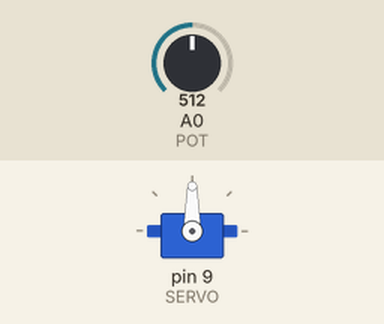
A program run on a simulated Arduino Uno, built with avr-gcc and run on an emulated ATmega328P. Parts: servo. Inputs (shaded band) come from the test bench; at power-on: A0 (POT) = 512. What the program prints to the serial monitor is not drawn.

Above: at 5.0 s.
5.1 s: A0 (POT) set to 716
At 6.2 s:
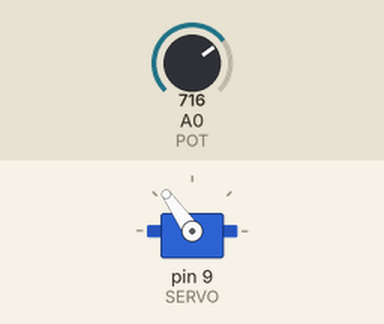
6.6 s: A0 (POT) set to 900
At 7.5 s:
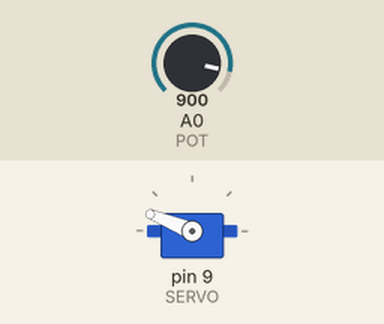
8.1 s: A0 (POT) set to 306
At 8.8 s:
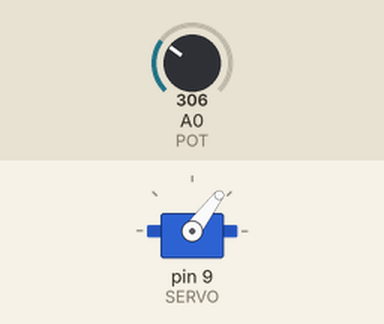
9.6 s: A0 (POT) set to 170
At 10.0 s:
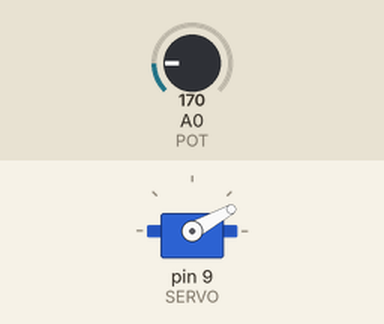
11.1 s: A0 (POT) set to 0
At 12.3 s:
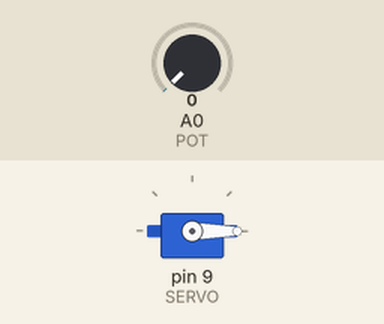
12.6 s: A0 (POT) set to 1023
At 13.7 s:
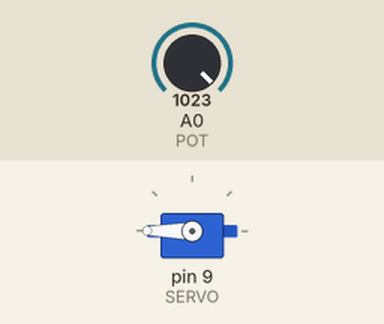
Timing chart, 0 to 15.1 s (numbered marks = the images above; inputs shaded):
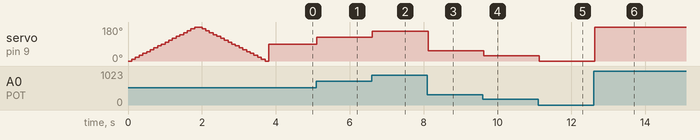

Measured:
- after the input at 5.1 s, servo on pin 9 (SERVO): 90° → 125° at once
- after the input at 6.6 s, servo on pin 9 (SERVO): 125° → 158° at once
- after the input at 8.1 s, servo on pin 9 (SERVO): 158° → 53° at once
- after the input at 9.6 s, servo on pin 9 (SERVO): 53° → 29° at once
- after the input at 11.1 s, servo on pin 9 (SERVO): 29° → 0° at once
- after the input at 12.6 s, servo on pin 9 (SERVO): 0° → 180° at once

The program:

main.cpp
```cpp
/*=======================================================*/
// Servo1 : 같은 일을 Servo 라이브러리로 한다
//
// 교재 7장 실습 7-3의 뒷부분. 12_Servo_Bitbang 에서 손으로 만든 펄스를
// 라이브러리가 대신 만들어 준다. 각도를 도 단위로 쓰면 되고 펄스 폭은 감춰진다.
//
// PlatformIO 에는 Servo 가 들어 있지 않다. platformio.ini 에 적어야 한다.
//   lib_deps = arduino-libraries/Servo
// #include 는 "이 이름을 쓰겠다"는 선언일 뿐이다. 실제 헤더와 소스가 있어야
// 빌드된다. 11장 Stepper 에서와 같은 상황이다.
//
// 연결 (12_Servo_Bitbang 과 같다)
//   서보 빨강 : 5V,  갈색 : GND,  노랑 : 9번 핀
//   가변저항 와이퍼 : A0
//
// 빌드 크기를 12_Servo_Bitbang 과 비교해 보라. 라이브러리는 타이머를 써서
// 여러 서보를 동시에 돌릴 수 있게 만들어져 있다. 그만큼 코드가 크다.
//
// 선행 학습 : 12_Servo_Bitbang
/*=======================================================*/
#include <Arduino.h>
#include <Servo.h>

const uint8_t SERVO = 9;
const uint8_t POT   = A0;

Servo motor;

void setup()
{
  Serial.begin(9600);
  motor.attach(SERVO);

  // 0도에서 180도까지, 다시 0도로 한 번 쓸어 본다
  for (int deg = 0; deg <= 180; deg += 10) {
    motor.write(deg);
    Serial.println(deg);
    delay(100);
  }
  for (int deg = 180; deg >= 0; deg -= 10) {
    motor.write(deg);
    Serial.println(deg);
    delay(100);
  }
}

void loop()
{
  int adc = analogRead(POT);
  int deg = map(adc, 0, 1023, 0, 180);   // 펄스 폭이 아니라 각도로 쓴다

  motor.write(deg);
  delay(100);
}
```
